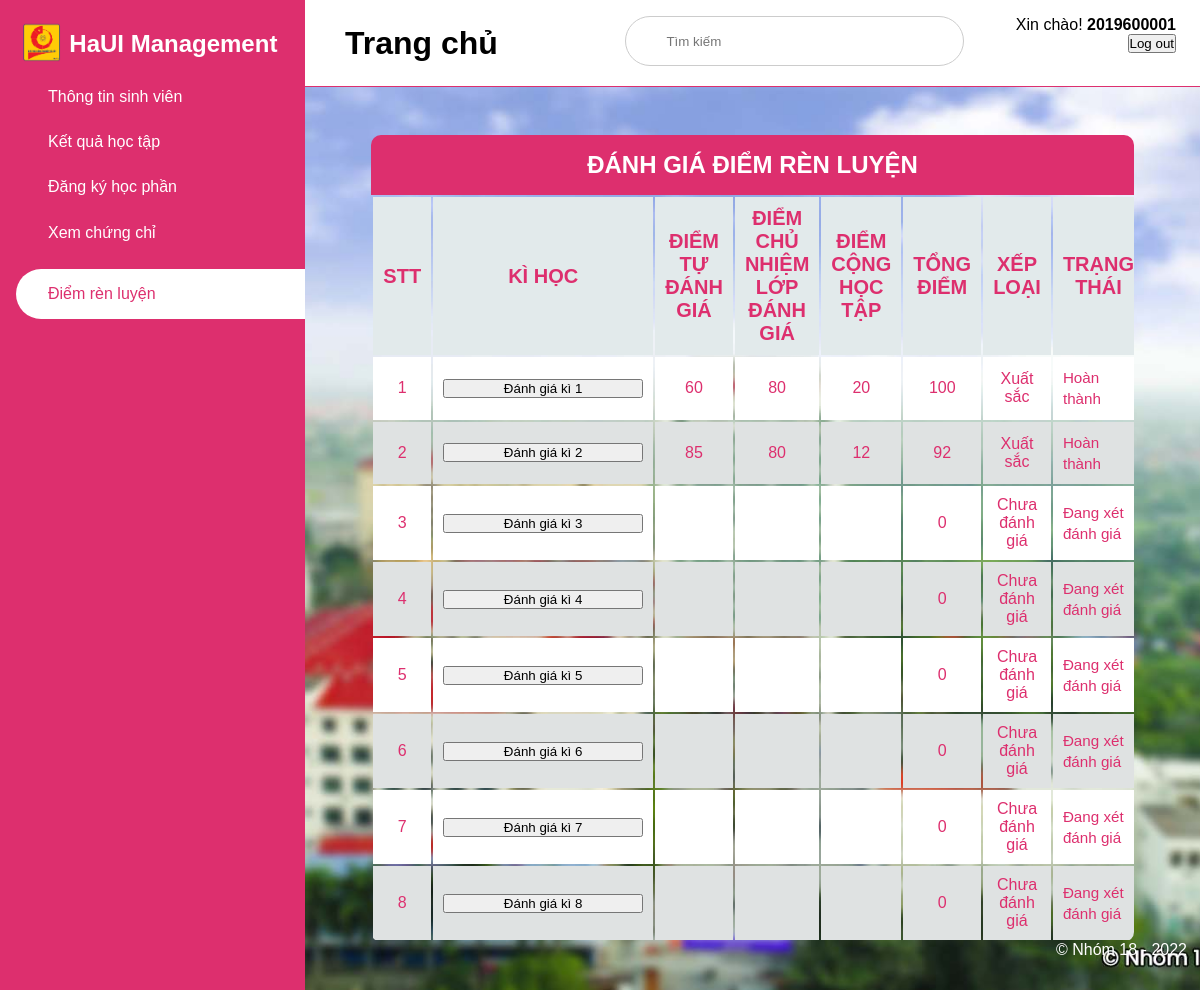
/diemrenluyen.php (signed in), run on the app's committed database.
### tables this page shows
CREATE TABLE `diemrenluyen` (
  `id` int(11) NOT NULL,
  `hoc_ky` int(11) NOT NULL,
  `diem_tu_danh_gia` int(11) DEFAULT NULL,
  `diem_gv_danh_gia` int(11) DEFAULT NULL,
  `diem_cong` int(11) DEFAULT NULL,
  `sv_id` int(11) NOT NULL
);

### diemrenluyen.php (the view, shortened to what this page needs)
<?php
include('connection.php');
$student_id  = $_SESSION['username'];
?>
<!DOCTYPE html>
<html lang="en">
<head>
    <link rel="stylesheet" href="https://maxst.icons8.com/vue-static/landings/line-awesome/line-awesome/1.3.0/css/line-awesome.min.css">
    <link rel="stylesheet" href="https://cdn.jsdelivr.net/npm/bootstrap-icons@1.8.1/font/bootstrap-icons.css">
    <link rel="stylesheet" href="assets/frontend/css/style.css">
</head>
<body>
    <?php $page = "diemrenluyen"; include('common/menu.php'); ?>
    <div class="main-content">
        <header>
            <div class="name-content" style="line-height: 55px; width: 30%;">
                <h1>
                    <label for="nav-toggle">
                        <span class="las la-bars">
                        </span>
                    </label>
                    Trang chủ
                </h1>
            </div>
            <div class="search-wrapper">
                <input type="search" placeholder="Tìm kiếm">
            </div>
            <div class="user-wrapper">
                <div>
                    <form action="" method="POST">
                        <p>Xin chào! <b><?php echo $_SESSION['username']; ?></b></p>
                        <button name="btn_logout">
                            <span class="las la-power-off">Log out</span>
                        </button>
                    </form>
                </div>
            </div>
        </header>
        <main>
            <div class="main-table">
                <h2>ĐÁNH GIÁ ĐIỂM RÈN LUYỆN</h2>
                <form method="POST">
                    <table class="module-table">
                        <tr>
                            <th>STT</th>
                            <th>Kì học</th>
                            <th>Điểm tự đánh giá</th>
                            <th>Điểm chủ nhiệm lớp đánh giá</th>
                            <th>Điểm cộng học tập</th>
                            <th>Tổng điểm</th>
                            <th>Xếp loại</th>
                            <th>Trạng thái</th>
                        </tr>
                        <?php
                            $sql = "SELECT *FROM diemrenluyen INNER JOIN sinhvien ON sinhvien.id = diemrenluyen.sv_id WHERE sinhvien.ma_sv = $student_id";
                            $i=0;
                            $query = mysqli_query($conn,$sql);
                            foreach($query as $item){
                                $i++;
                                $tongdiem = $item['diem_cong']+$item['diem_gv_danh_gia'];
                                echo "<tr>";
                                echo "<td>".$i."</td>";
                                echo "<td><a href='function/listDanhGia.php?hk=".$item['hoc_ky']."'><input style='width: 200px;' type='button' value = 'Đánh giá kì ".$item['hoc_ky']."'/></td>";
                                echo "<td>".$item['diem_tu_danh_gia']."</td>";
                                echo "<td>".$item['diem_gv_danh_gia']."</td>";
                                echo "<td>".$item['diem_cong']."</td>";
                                echo "<td>".$tongdiem."</td>";
                                if($tongdiem == 0 || $item['diem_gv_danh_gia'] ==0 || $item['diem_tu_danh_gia'] == 0 ){
                                    echo "<td>Chưa đánh giá</td>";
                                }
                                else  if($tongdiem >=90 && $tongdiem<=100){
                                    echo "<td>Xuất sắc</td>";
                                }
                                if($tongdiem == 0){
                                    echo "<td>Đang xét đánh giá</td>";
                                }
                                else{
                                    echo "<td>Hoàn thành</td>";
                                }
                                echo "</tr>";
                            }
                        ?>
                    </table>
                </form>
            </div>
        </main>
    </div>
</body>
</html>

### assets/frontend/css/style.css (style rules this page uses)
:root { --main-coler: #dd2f6e; --color-dark: #1d2231; --text-grey: #8390a2; --baseColor: #dd2f6e; --borderRadius: 10px; --imageBig: 100px; --imageSmall: 60px; --padding: 10px; }
* { padding: 0; margin: 0; box-sizing: border-box; list-style-type: none; text-decoration: none; font-family: "Poppins", sans-serif; }
.main-content { transition: margin-left 300ms; margin-left: 305px; }
header { height: 87px; display: flex; justify-content: space-between; padding: 1rem 1.5rem; position: fixed; align-content: center; left: 305px; width: calc(100% - 305px); top: 0; z-index: 100; transition: left 300ms; background: white; border-bottom: 1px solid var(--main-coler); }
header label span { font-size: 1.7rem; padding-right: 1rem; }
.user-wrapper { width: 20%; text-align: right; }
.search-wrapper { border: 1px solid #ccc; border-radius: 30px; height: 50px; display: flex; align-items: center; overflow: hidden; width: 40%; }
.search-wrapper input { padding: 0.5rem; border: none; outline: none; width: 50%; }
main { margin-top: 87px; padding: 2rem 1.5rem; min-height: 100vh; background-image: url("../images/cover.jpg"); background-position: center; background-repeat: no-repeat; background-size: cover; }
.main-table h2 { background-color: var(--baseColor); color: white; font-size: 1.5em; padding: 1rem; text-align: center; text-transform: uppercase; }
.main-table { border: 1px solid darken(--baseColor, 5%); border-radius: var(--borderRadius); max-width: calc(100% - 2em); margin: 1em auto; overflow: hidden; width: 90%; }
.module-table { width: 100%; table-layout: auto; }
table td, th { color: var(--baseColor, 10%); padding: var(--padding); }
table td { text-align: center; vertical-align: middle; }
table td:last-child { font-size: 0.95em; line-height: 1.4; text-align: left; }
table th { background-color: #e2eaeb; font-weight: bold; font-size: 20px; text-transform: uppercase; }
table tr:nth-child(2n) { background-color: white; }
table tr:nth-child(2n + 1) { background-color: #dfe2e2; }

### data on the page
diemrenluyen: hoc_ky "Đánh giá kì 1", diem_tu_danh_gia "60", diem_gv_danh_gia "80", diem_cong "20", tongdiem "100", shows "Xuất sắc", shows "Hoàn thành"
diemrenluyen: hoc_ky "Đánh giá kì 2", diem_tu_danh_gia "85", diem_gv_danh_gia "80", diem_cong "12", tongdiem "92", shows "Xuất sắc", shows "Hoàn thành"
diemrenluyen: hoc_ky "Đánh giá kì 3", tongdiem "0", shows "Chưa đánh giá", shows "Đang xét đánh giá"
diemrenluyen: hoc_ky "Đánh giá kì 4", tongdiem "0", shows "Chưa đánh giá", shows "Đang xét đánh giá"
diemrenluyen: hoc_ky "Đánh giá kì 5", tongdiem "0", shows "Chưa đánh giá", shows "Đang xét đánh giá"
diemrenluyen: hoc_ky "Đánh giá kì 6", tongdiem "0", shows "Chưa đánh giá", shows "Đang xét đánh giá"
diemrenluyen: hoc_ky "Đánh giá kì 7", tongdiem "0", shows "Chưa đánh giá", shows "Đang xét đánh giá"
diemrenluyen: hoc_ky "Đánh giá kì 8", tongdiem "0", shows "Chưa đánh giá", shows "Đang xét đánh giá"

### other printed values
$_SESSION['username'] "2019600001"
